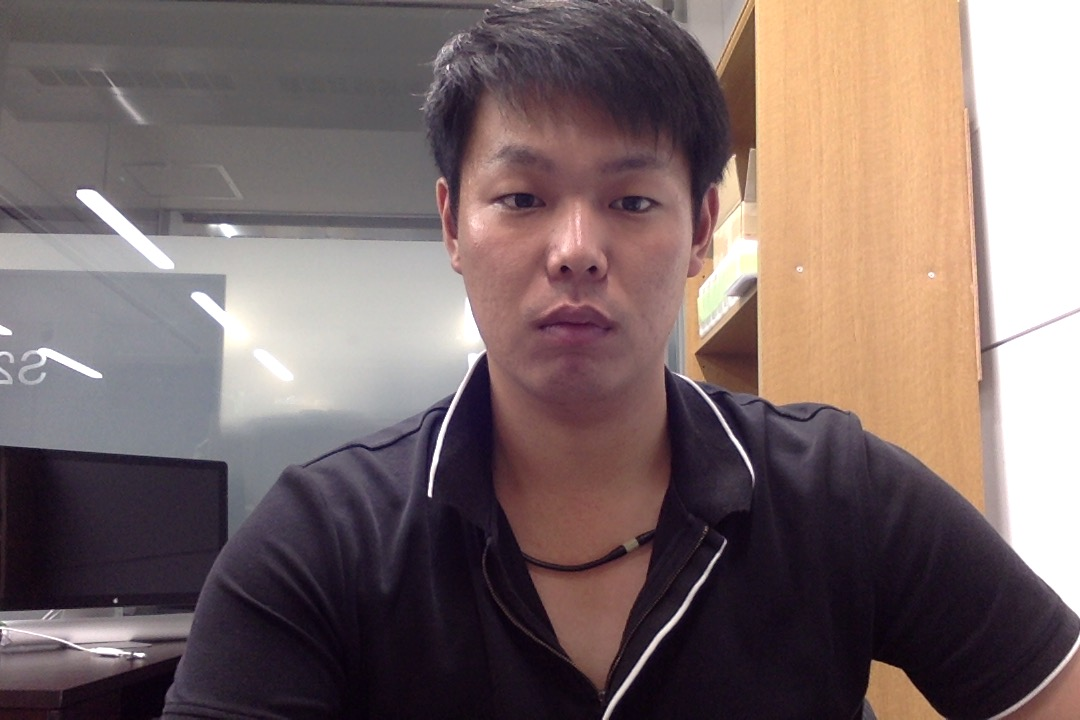
#> input picture src/img/base/me.jpg, 1080 x 720 px, given in place of the camera
$ python triming_smile.py
#> lines starting #> are read from the running program, lines starting #| are printed output that depends on the picture
"""
youtube等の動画から笑顔のタイミングを取得する
笑顔のタイミング1.5秒前からの動画をトリミングしていくスクリプトを書く
smileかどうかは何で判断しようか...? => opencvのsmileカスケードでいいかな？
"""

import cv2
import os

def smile_capture():
    #file = "video_path"
    show_window_name = 'now_frame'
    #表示するwindow nameを統一するための変数
    face_detect_cascade_path = "../modules/haarcascades/haarcascade_frontalface_default.xml"
    face_detect_cascade = cv2.CascadeClassifier(face_detect_cascade_path)
    #顔の検出のためのカスケード

    smile_cascade_path = "../modules/haarcascades/haarcascade_smile.xml"
    smile_cascade = cv2.CascadeClassifier(smile_cascade_path)
    #笑顔検出のためのカスケード


    #cap = cv2.VideoCapture(file) #Videoからのキャプチャーをするときはこの引数に指定する
    cap = cv2.VideoCapture(0) #webカメラなどデバイスから動画を検出する場合は引数に数値にしていする

    while cap.isOpened():
        ret, frame = cap.read()
#> frame is the input picture: shape (720, 1080, 3); mean B, G, R 104.9, 106.2, 123.5
        #カメラ画像の取得開始
        if not ret:
            break #frame数がなくなったら終了する

        gray = cv2.cvtColor(frame, cv2.COLOR_BGR2GRAY)
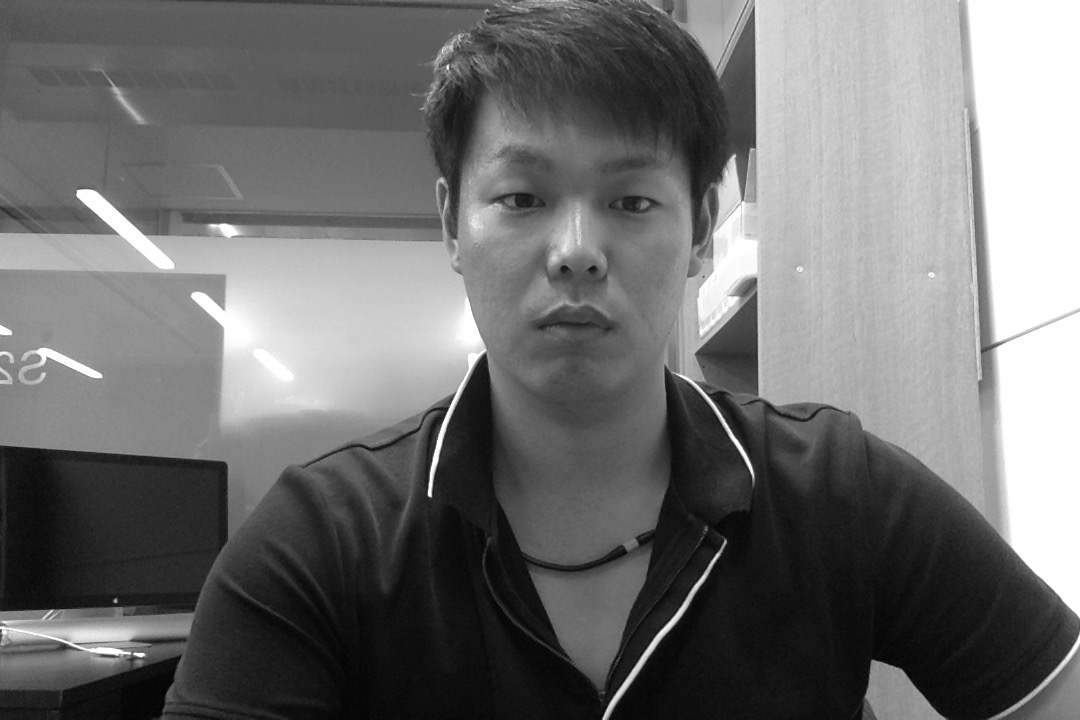
#> gray: shape (720, 1080); min 1, max 255, mean 111.3
        #grayスケールに変換してから判別を行う
        face_list =face_detect_cascade.detectMultiScale(gray,scaleFactor = 1.1,minNeighbors = 2, minSize=(50,50))
#> face_list = [[504, 502, 157, 157], [429, 86, 293, 293]]
        #顔の判定

        if len(face_list) > 0: #顔を検出したら
            for x,y,w,h in face_list:
                face = frame[y:int((y+h)), x:int((x+w))] #顔の位置座標を取りに行く
                scale = 480 / h #大きさの調整
                face = cv2.resize(face, dsize=None, fx=scale, fy=scale) #比率をそのままに大きさを表示する
                face_gray = cv2.cvtColor(face, cv2.COLOR_BGR2GRAY)
                smile_detector =smile_cascade.detectMultiScale(face_gray,scaleFactor= 1.2, minNeighbors=50, minSize=(80, 50))
                #smileの判定
                if len(smile_detector) >0:
                    #笑顔検出したときだけ切り抜くってやりたい  => うまく検出できたので, 一定フレーム数が溜まったら切り抜く形にする
                    cv2.imshow("face",face) #顔だけ切り抜いて表示する
                    cv2.moveWindow(show_window_name, 1200, 0)
                else:
                    cv2.destroyWindow("face")
#> this loop made 2 passes
#> (x, y, w, h, scale) on passes 1 to 2: (504, 502, 157, 157, 3.06), (429, 86, 293, 293, 1.64)
#> pass 1, in smile_capture, `face = frame[y:int((y+h)), x:int((x+w))]`:
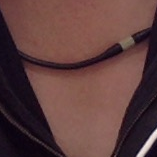
#> face: shape (157, 157, 3); mean B, G, R 61.9, 63.3, 95.1
#> pass 1, in smile_capture, `face_gray = cv2.cvtColor(face, cv2.COLOR_BGR2GRAY)`:
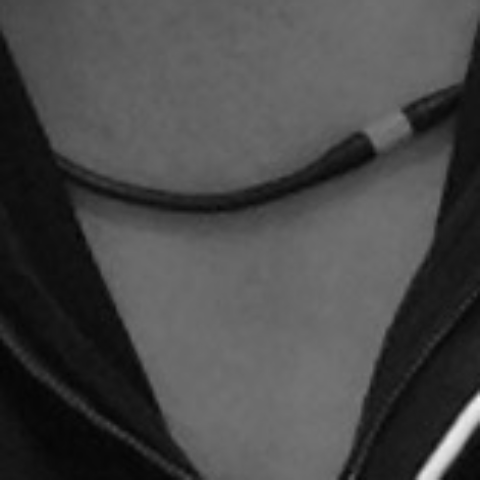
#> face_gray: shape (480, 480); min 4, max 243, mean 72.5
#> pass 2, in smile_capture, `face = frame[y:int((y+h)), x:int((x+w))]`:
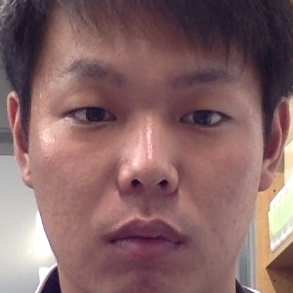
#> face: shape (293, 293, 3); mean B, G, R 102.3, 101.5, 134.4
#> after the loop:
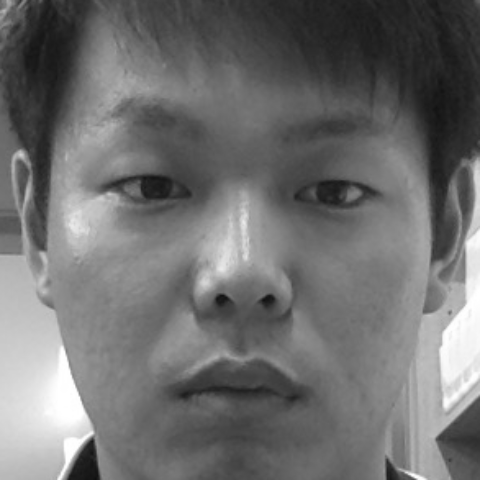
#> face_gray: shape (480, 480); min 14, max 255, mean 111.3


        cv2.imshow(show_window_name,frame) #webカメラからの画像を取得し続ける
        cv2.moveWindow(show_window_name, 0, 0)

        key = cv2.waitKey(1)
#> (key q is pressed here)
        if key == 27 or key == ord("q"):
            break

    cap.release()
    cv2.destroyAllWindows()


if __name__ == '__main__':
    smile_capture()

"""
参考URL:
https://note.nkmk.me/python-opencv-video-to-still-image/ フレームの切り出し

"""

$ run again, on src/img/base/test1.jpg
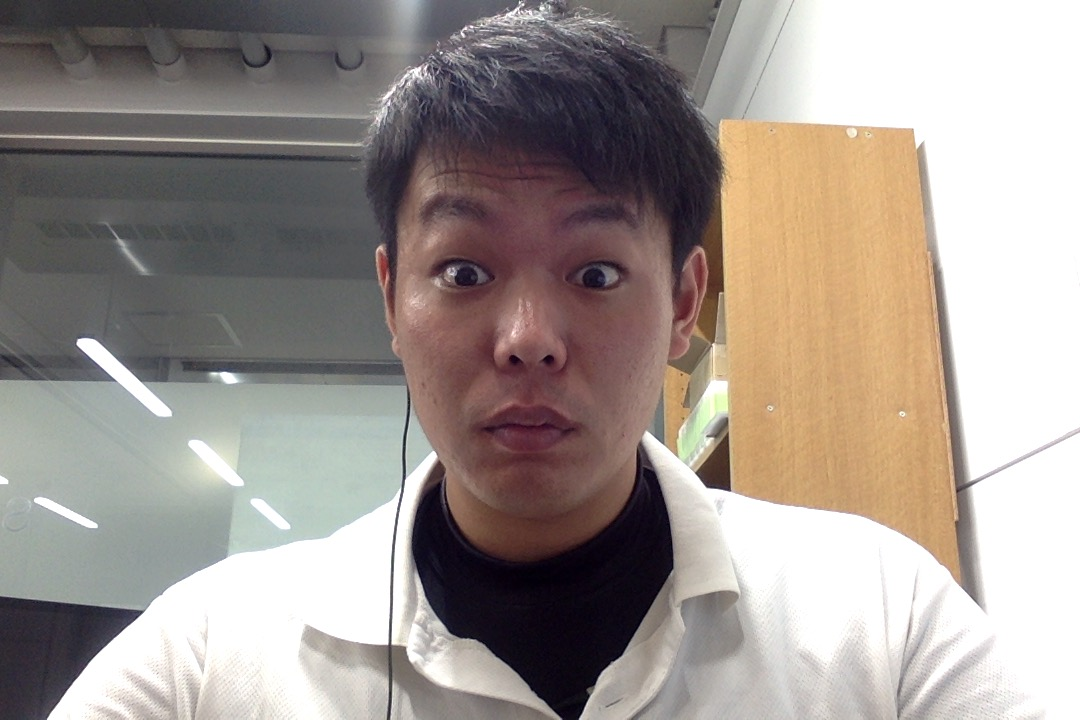
#> input picture src/img/base/test1.jpg, 1080 x 720 px, given in place of the camera
#> in smile_capture, frame is the input picture: shape (720, 1080, 3); mean B, G, R 143.3, 149, 158.4
#> face_list = [[349, 133, 364, 364]]
#> the loop in smile_capture, `for x,y,w,h in face_list:` made 1 pass
#> (x, y, w, h, scale) on pass 1: (349, 133, 364, 364, 1.32)
#> pass 1, in smile_capture, `face = frame[y:int((y+h)), x:int((x+w))]`:
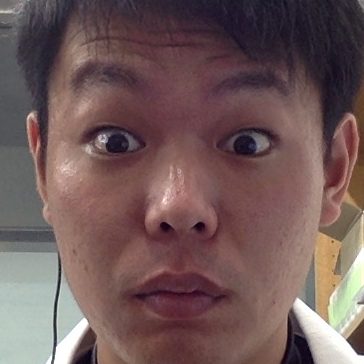
#> face: shape (364, 364, 3); mean B, G, R 88.7, 89.2, 112.9
#> pass 1, in smile_capture, `face_gray = cv2.cvtColor(face, cv2.COLOR_BGR2GRAY)`:
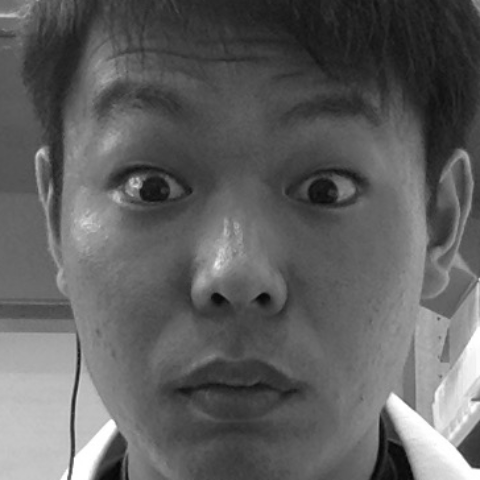
#> face_gray: shape (480, 480); min 5, max 255, mean 96.1
